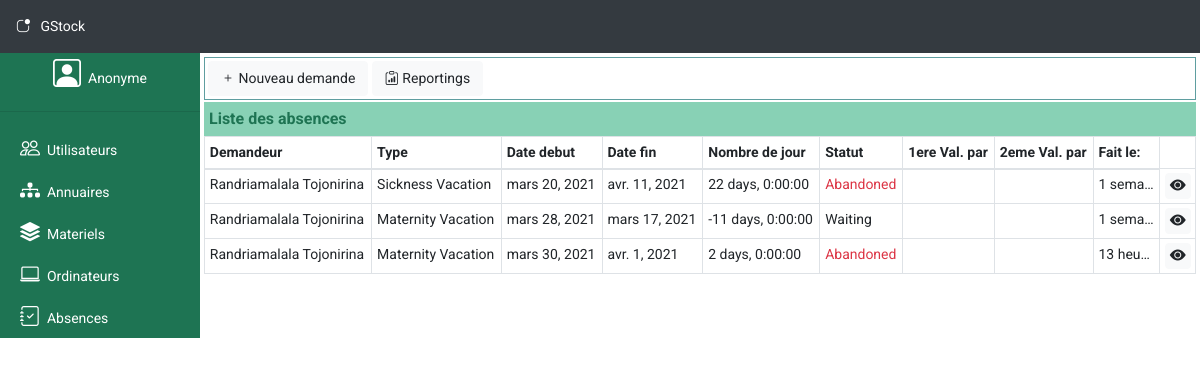
The app's page /absences/ with its own data.
### absences/models.py (models this page shows, shortened)
class Absences(models.Model):
    class Meta():
        db_table = "absences"
        ordering = ["created_at"]
    TYPES = (
        ('MVCT', 'Maternity Vacation'),
        ('PVCT', 'Peternity Vacation'),
        ('SVCT', 'Sickness Vacation'),
        ('PRM', 'Permission'),
        ('FRM', 'Formation'),
        ('OTH', 'Other')
    )
    STATUS = (
        (0, 'Waiting'),
        (1, 'Waiting for second validation'),
        (2, 'Validated'),
        (3, 'Abandoned'),
        (4, 'Rejected')
    )
    directory_id = models.IntegerField(help_text="The ID of person who does the request")
    types = models.CharField(max_length=20, choices=TYPES, help_text="Type of the absence (vacation|permission|external formation|other)")
    begin_date = models.DateField(help_text="Beginning date of the absence")
    end_date = models.DateField(help_text="Ending date of the absence")
    interim = models.CharField(max_length=50, null=True, help_text="The interim person")
    reasons = models.TextField(help_text="The reasons of absence")
    status = models.IntegerField(default=0, choices=STATUS, help_text="The status of absence if it is done = 1 or doing = 0 or abandoned = 2")
    validator_1 = models.CharField(null=True, max_length=50, help_text="The first responsible who valide the absence")
    first_validation_at = models.DateTimeField(null=True, help_text="Date of the first validation")
    validator_2 = models.CharField(null=True, max_length=50, help_text="The second responsible who valide the absence")
    second_validation_at = models.DateTimeField(null=True, help_text="Date of second validation and the last validation")
    justificative = models.CharField(max_length=50, null=True, help_text="Justivicative piece [optional]")
    created_at = models.DateTimeField(auto_now_add=True, help_text="Date of request")
    updated_at = models.DateTimeField(auto_now=True, null=True, help_text="Date of last update")
    def dateNumber(self):
        return self.end_date - self.begin_date
    def checkFirstValidation(self):
        if self.validator_1 == None and self.first_validation_at == None:
            return ""
        else:
            return "Valid"
    def checkSecondValidation(self):
        if self.validator_2 == None and self.second_validation_at == None:
            return ""
        else:
            return "Valid"

### absences/views.py (the view)
# urls.py: path('', AbsenceView.home, name="absence_home"),
    def home(request):
        try:
            absences = Absences.objects.raw('SELECT * FROM absences a INNER JOIN directories d ON a.directory_id = d.id')
            directories = Directories.objects.all()
        except:
            return HttpResponse("Server error", status=500)
        return render(request, "absences/home.html", {'absences':absences, 'directories':directories})

### absences/templates/absences/home.html (shortened to what this page needs)
{% extends "layout.html" %}
{% block content %}
<div class="container-fluid sublink">
    <a class="btn btn-light" id="add"><i class="bi bi-plus"></i> Nouveau demande</a> <a class="btn btn-light"><i class="bi bi-clipboard-data"></i> Reportings</a>
</div>
<div class="container-fluid subtitle">
    Liste des absences
</div>
<div class="container-fluid p-0">
    <table class="table table-sm table-bordered">
        <thead>
            <tr>
                <th>Demandeur</th>
                <th>Type</th>
                <th>Date debut</th>
                <th>Date fin</th>
                <th>Nombre de jour</th>
                <th>Statut</th>
                <th>1ere Val. par</th>
                <th>2eme Val. par</th>
                <th>Fait le:</th>
            </tr>
        </thead>
        <tbody>
            {% for absc in absences %}
                <tr>
                    <td>{{ absc.full_name }}</td>
                    <td>{{ absc.get_types_display }}</td>
                    <td>{{ absc.begin_date }}</td>
                    <td>{{ absc.end_date }}</td>
                    <td>{{ absc.dateNumber }}</td>
                    <td>
                        {% if absc.status == 2 %}
                            <span class="text-success">{{ absc.get_status_display }}</span>
                        {% elif absc.status == 3 %}
                            <span class="text-danger">{{ absc.get_status_display }}</span>
                        {% elif absc.status == 4 %}
                            <span class="text-danger">{{ absc.get_status_display }}</span>
                        {% else %}
                            {{ absc.get_status_display }}
                        {% endif %}
                    </td>
                    <td>
                    </td>
                    <td>
                    </td>
                    <td>
                        {{ absc.created_at|timesince|truncatechars:7 }}
                    </td>
                    <td class="p-1 text-center">
                        <a href="{% url 'absences:show_absence' absc.id %}" class="btn btn-light pt-0 pr-1 pl-1 pb-0"><i class="bi-eye-fill"></i></a>
                    </td>
                </tr>
            {% empty %}
            <tr>
                <td colspan="7">Pas d'absence disponible</td>
            </tr>
            {% endfor %}
        </tbody>
    </table>
</div>
{% endblock %}

### public/css/app.css (style rules this page uses)
body { font-family: 'Roboto', sans-serif; font-size: 14px; }
div.subtitle { background-color:rgb(136, 209, 181); color: rgb(30, 116, 83); font-weight: bold; font-size: 16px; padding: 5px; }
div.sublink { border: 1px solid cadetblue; margin-bottom: 2px; padding: 3px; }
div.sublink a { font-size: 14px; }

### records on screen
Absences: full_name "Randriamalala Tojonirina", types "Sickness Vacation", begin_date "mars 20, 2021", end_date "avr. 11, 2021", dateNumber "22 days, 0:00:00", status "Abandoned", created_at "1 sema…"
Absences: full_name "Randriamalala Tojonirina", types "Maternity Vacation", begin_date "mars 28, 2021", end_date "mars 17, 2021", dateNumber "-11 days, 0:00:00", status "Waiting", created_at "1 sema…"
Absences: full_name "Randriamalala Tojonirina", types "Maternity Vacation", begin_date "mars 30, 2021", end_date "avr. 1, 2021", dateNumber "2 days, 0:00:00", status "Abandoned", created_at "13 heu…"
